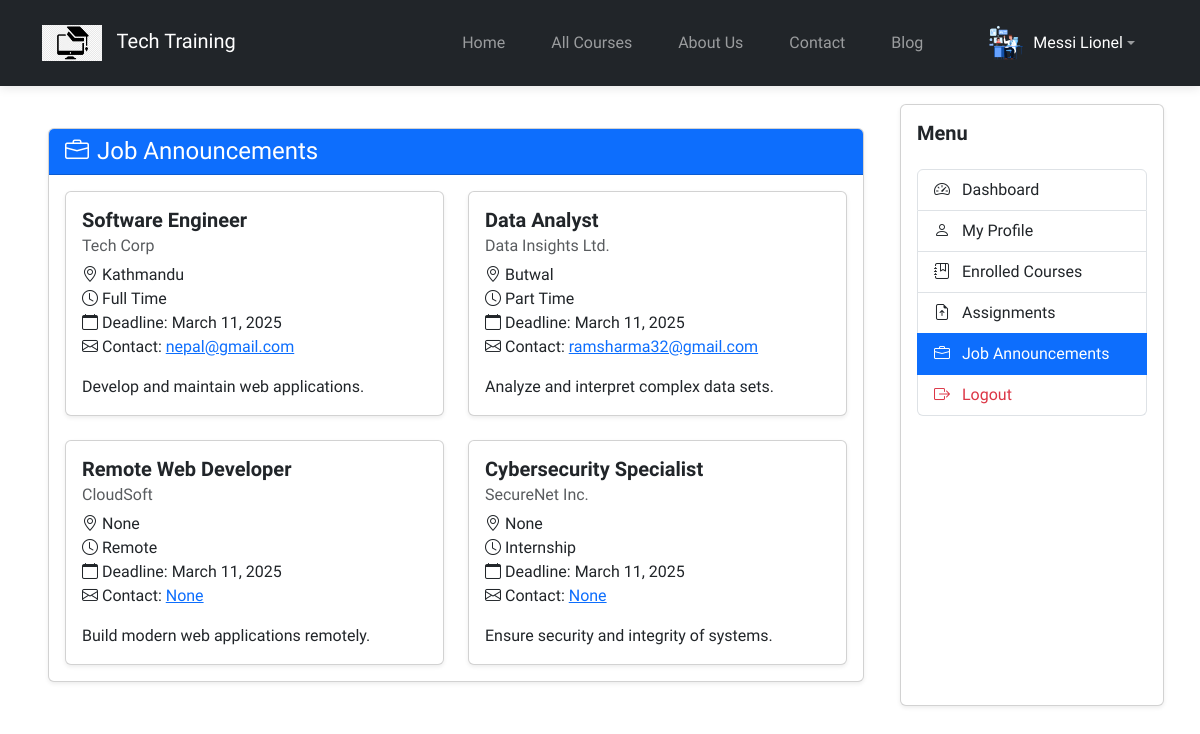
The page /student/job_listing (signed in) on the database its author committed.
### main_page_app/models.py (models this page shows, shortened)
class CustomUser(AbstractUser):
    USER_TYPE = (
        ("student", "Student"),
        ("instructor", "Instructor"),
    )
    user_type = models.CharField(max_length=100, choices=USER_TYPE)
    user_profile_image = models.ImageField(upload_to="images/profile_images/")
    phone = models.CharField(max_length=15, blank=True, null=True)
    address = models.TextField(blank=True, null=True)
    bio = models.TextField(blank=True, null=True)

### student_portal/models.py (models this page shows, shortened)
class JobListing(models.Model):
    title = models.CharField(max_length=255)
    description = models.TextField()
    company_name = models.CharField(max_length=255)
    job_type = models.CharField(
        max_length=50,
        choices=[
            ("full_time", "Full Time"),
            ("part_time", "Part Time"),
            ("internship", "Internship"),
            ("remote", "Remote"),
        ],
        default=True
    )
    location=models.CharField(max_length=200,null=True)
    contact_email = models.EmailField(null=True)
    application_deadline = models.DateField()
    created_at = models.DateTimeField(auto_now_add=True)
    updated_at = models.DateTimeField(auto_now=True)
    is_active = models.BooleanField(default=True)

### student_portal/views.py (the view)
# urls.py: path("job_listing", job_announcements, name="job_listing"),
def job_announcements(request):
    active_jobs = JobListing.objects.filter(is_active=True)
    return render(request, "dashboard/joblisting.html", {"jobs": active_jobs})

### student_portal/templates/dashboard/joblisting.html (shortened to what this page needs)
{% extends 'base2.html' %}
{% block content %}
{% load static %}
<div class="container-fluid">
  <div class="row p-4">
    <div class="col-md-9 p-4">
      <div class="card shadow-sm">
        <div class="card-header bg-primary text-white">
          <h4 class="mb-0"><i class="bi bi-briefcase me-2"></i>Job Announcements</h4>
        </div>
        <div class="card-body">
          <div class="row row-cols-1 row-cols-md-2 g-4">
            {% for job in jobs %}
            <div class="col">
              <div class="card h-100 shadow-sm">
                <div class="card-body">
                  <h5 class="card-title fw-bold">{{ job.title }}</h5>
                  <h6 class="card-subtitle mb-2 text-muted">{{ job.company_name }}</h6>
                  <p class="card-text">
                    <i class="bi bi-geo-alt"></i> {{ job.location }}<br>
                    <i class="bi bi-clock"></i> {{ job.get_job_type_display }}<br>
                    <i class="bi bi-calendar"></i> Deadline: {{ job.application_deadline|date:"F d, Y" }}<br>
                    <i class="bi bi-envelope"></i> Contact: <a href="mailto:{{ job.contact_email }}">{{ job.contact_email }}</a>
                  </p>
                  <p class="card-text">{{ job.description|truncatechars:150 }}</p>
                </div>
              </div>
            </div>
            {% empty %}
            <div class="col">
              <div class="alert alert-info" role="alert">
                No job announcements available at the moment.
              </div>
            </div>
            {% endfor %}
          </div>
        </div>
      </div>
    </div>
    <div class="col-md-3 mt-md-0 mt-4">
      <div class="card shadow-sm h-100">
        <div class="card-body">
          <h5 class="fw-bold mb-4">Menu</h5>
          <div class="list-group">
            <a href="{% url 'dashboard' %}" class="list-group-item list-group-item-action">
              <i class="bi bi-speedometer2 me-2"></i> Dashboard
            </a>
            <a href="{% url 'myprofile' %}" class="list-group-item list-group-item-action">
              <i class="bi bi-person me-2"></i> My Profile
            </a>
            <a href="#" class="list-group-item list-group-item-action">
              <i class="bi bi-journal-bookmark me-2"></i> Enrolled Courses
            </a>
            <a href="#" class="list-group-item list-group-item-action">
              <i class="bi bi-file-earmark-arrow-up me-2"></i> Assignments
            </a>
            <a href="{% url 'job_listing' %}" class="list-group-item list-group-item-action active">
              <i class="bi bi-briefcase me-2"></i> Job Announcements
            </a>
            <a href="{% url 'logout' %}" class="list-group-item list-group-item-action text-danger">
              <i class="bi bi-box-arrow-right me-2"></i> Logout
            </a>
          </div>
        </div>
      </div>
    </div>
  </div>
</div>
{% endblock %}

### student_portal/templates/base2.html (shortened to what this page needs)
{% load static %}
<!DOCTYPE html>
<html lang="en">
  <head>
    <link
      href="https://cdn.jsdelivr.net/npm/bootstrap@5.3.0/dist/css/bootstrap.min.css"
      rel="stylesheet"
    />
    <link
      rel="stylesheet"
      href="https://cdn.jsdelivr.net/npm/bootstrap-icons@1.7.2/font/bootstrap-icons.css"
    />
    <link rel="stylesheet" href="https://cdn.jsdelivr.net/npm/alertifyjs@1.14.0/build/css/alertify.min.css">
    <link rel="stylesheet" href="https://cdn.jsdelivr.net/npm/alertifyjs@1.14.0/build/css/themes/default.min.css">
    <link href="https://cdnjs.cloudflare.com/ajax/libs/font-awesome/6.0.0-beta3/css/all.min.css" rel="stylesheet">
    <link rel="stylesheet" href="{% static 'css/styles.css' %}" />
    <link rel="stylesheet" href="{% static 'css/aos.css' %}" />
  </head>
  <body>
    <nav class="navbar navbar-expand-lg navbar-dark bg-dark fixed-top">
      <div class="container">
        <a class="navbar-brand" href="{% url 'home' %}">
          <img
            src="{% static 'images/logo.png' %}"
            alt="Logo"
            width="60"
            class="d-inline-block align-text-left"
          />
          Tech Training
        </a>
        <div class="collapse navbar-collapse" id="navbarNav">
          <ul class="navbar-nav ms-auto align-items-center">
            <li class="nav-item">
              <a class="nav-link {% if request.path == '/' %}active{% endif %}" aria-current="page" href="{% url 'home' %}"
                >Home</a
              >
            </li>
            <li class="nav-item">
              <a class="nav-link {% if request.path == '/courses' %}active{% endif %}" href="{% url 'courses' %}">All Courses</a>
            </li>
            <li class="nav-item">
              <a class="nav-link {% if request.path == '/about_us' %}active{% endif %}" href="{% url 'aboutus' %}">About Us</a>
            </li>
            <li class="nav-item">
              <a class="nav-link {% if request.path == '/contact' %}active{% endif %}" href="{% url 'contact' %}">Contact</a>
            </li>
            <li class="nav-item">
              <a class="nav-link {% if request.path == '/blogs' %}active{% endif %}" href="{% url 'blog_list' %}">Blog</a>
            </li>
            {% if user.is_authenticated %}
            <li class="nav-item dropdown ms-3">
                <a class="nav-link dropdown-toggle d-flex align-items-center" href="#" id="userDropdown" role="button" data-bs-toggle="dropdown" aria-expanded="false">
                    <img src="{% if user.user_profile_image %}{{ user.user_profile_image.url }}{% else %}{% static 'images/default-user.png' %}{% endif %}"
                         alt="Profile Image"
                         class="rounded-circle"
                         style="width: 40px; height: 40px; object-fit: cover;">
                    <span class="ms-2 text-white">{{ user.first_name }} {{ user.last_name }}</span>
                </a>
            </li>
            {% endif %}
          </ul>
        </div>
      </div>
    </nav>
    {% block content %}{% endblock %}
  </body>
</html>

### main_page_app/static/css/styles.css (style rules this page uses)
body { padding-top: 80px; font-family: var(--font-base), sans-serif; }
.navbar { padding: 15px 0; box-shadow: 0 2px 10px rgba(0, 0, 0, 0.1); }
.navbar-brand img { margin-right: 10px; }
.nav-link { margin: 0 15px; font-weight: 500; transition: all 0.3s ease; }
:root { --font-base: "Bai Jamjuree"; }
.card { transition: transform 0.3s ease, box-shadow 0.3s ease; }

### rows shown on the page
CustomUser: user_profile_image (picture), first_name "Messi", last_name "Lionel"
JobListing: title "Software Engineer", company_name "Tech Corp", location "Kathmandu", job_type "Full Time", application_deadline "March 11, 2025", contact_email "nepal@gmail.com", description "Develop and maintain web applications."
JobListing: title "Data Analyst", company_name "Data Insights Ltd.", location "Butwal", job_type "Part Time", application_deadline "March 11, 2025", contact_email "ramsharma32@gmail.com", description "Analyze and interpret complex data sets."
JobListing: title "Remote Web Developer", company_name "CloudSoft", location "None", job_type "Remote", application_deadline "March 11, 2025", contact_email "None", description "Build modern web applications remotely."
JobListing: title "Cybersecurity Specialist", company_name "SecureNet Inc.", location "None", job_type "Internship", application_deadline "March 11, 2025", contact_email "None", description "Ensure security and integrity of systems."
